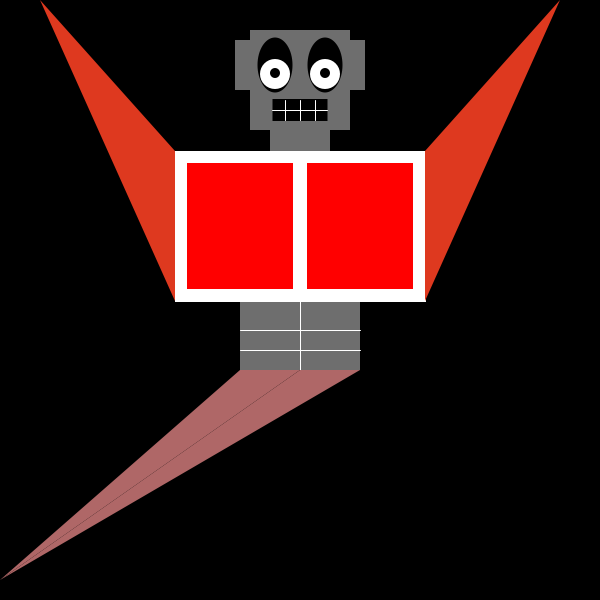
Frame 1 (no input)
Frame 60 (the mouse pressed at the canvas centre just before this capture): identical to frame 1, image omitted
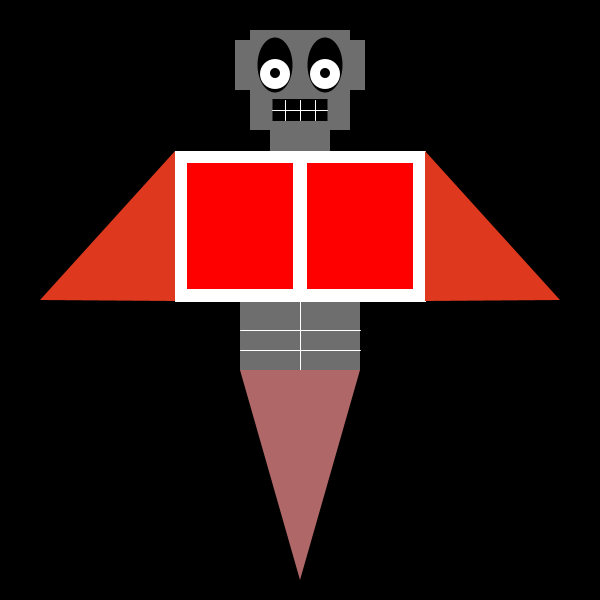
Frame 120 (the mouse held since frame 60 and released just before this capture)

The Processing sketch that drew these frames (run headless with seeded random() and noise(); from frame 60 on, the mouse is pressed at the canvas centre):

// Processing sketch: processing_87903
// ── processing_87903.pde

void setup(){
size(600,600);}       //Size 600 by 600 pixels and Black backgroung
void draw(){
background(0);
smooth();

fill(110);             //Body sixpack
noStroke();
rectMode(CENTER);
rect(300,320,120,100); 
stroke(255); 
line(300,300,300,370);
line(240,330,360,330);
line(240,350,360,350);

noStroke();                      //Robot head and neck
rectMode(CENTER);
rect(300,150,60,80); 
rect(300,80,100,100);
rect(300,65,130,50);
fill(0);
rect(300,110,55,22);
ellipse(275,65,35,55);
ellipse(325,65,35,55);
fill(255);
ellipse(275,74,30,30);
ellipse(325,74,30,30);
fill(0);
ellipse(275,73,10,10);
ellipse(325,73,10,10);
stroke(255);
line(300,100,300,120);
line(285,100,285,120);
line(315,100,315,120);
line(272,110,327,110);



fill(255);             //Chest
rectMode(CENTER);
rect(300,226,250,150);
fill(255,0,0);
rect(240,226,107,127);
rect(360,226,107,127);

noStroke();            //Moving arms and legs
fill(255);
fill(222,57,31);
triangle(175,151,175,301,40,mouseY);
triangle(425,151,425,301,560,mouseY);
fill(175,103,103);
triangle(240,370,300,370,mouseX,580);
triangle(300,370,360,370,mouseX,580);
}
